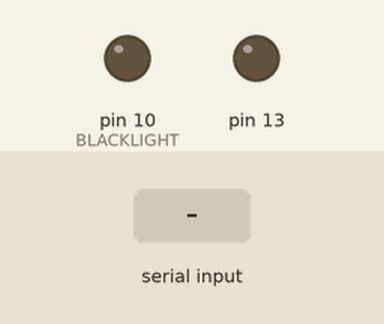
The sketch below on a simulated Arduino Uno, built with avr-gcc and run on an emulated ATmega328P. On the bench: output pins drawn as LEDs (lit = HIGH). The inputs (shaded band) are chosen by the test bench.

Above: at 1.2 s.
1.3 s: "1" received over Serial
At 2.0 s:
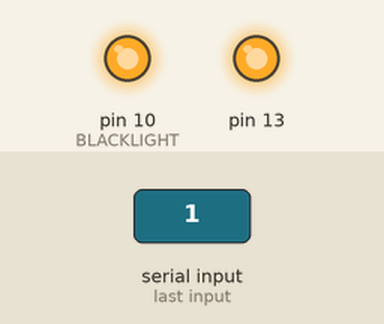
4.4 s: "0" received over Serial
At 5.5 s:
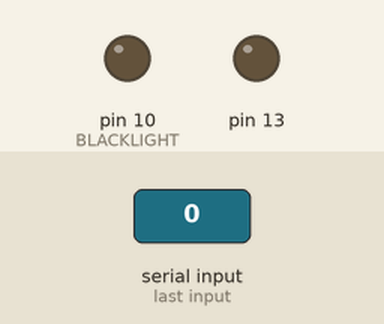
Timing chart, 0 to 7.4 s (numbered marks = the images above; inputs shaded):
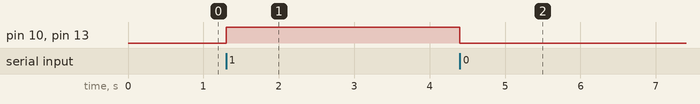

Measured:
- after the input at 1.3 s, pin 10 (BLACKLIGHT), pin 13: LOW → HIGH at once
- after the input at 4.4 s, pin 10 (BLACKLIGHT), pin 13: HIGH → LOW at once

The sketch:

cabinet.ino
```cpp
#include <SoftwareSerial.h>

// Reed switch pin used for sensing front door closure
#define REED_SWITCHES 3

// Predefined by the Evil Mad Scientist Relay Shield's configuration
// Output pin for controlling the back door latch magnets
#define DOOR_MAGNETS 4


// Output pin for activating the blacklight
#define BLACKLIGHT 10

// blacklight status, allows for easy toggling
// This is only being used for RFID testing, so the wand can toggle the blacklight on and off
boolean blacklight_status = false;


/****************************************************/
/*                  XBee Variables                  */
/****************************************************/
// RX and TX pins for the XBee.  The XBee is plugged directly into the Arduino's RX and TX lines
// The defined constants are never used, but are placed here as a reminder of which pins are used
#define XBEE_RX 1
#define XBEE_TX 0

int Xbee_data;

/****************************************************/
/*                  RFID Variables                  */
/****************************************************/
// Input pins from the three RFID readers
#define RFID_PIN_1 5
#define RFID_PIN_2 6
#define RFID_PIN_3 7

SoftwareSerial RFID(RFID_PIN_1, 9); // RX and TX

int RFID_data = 0;  // data from the RFID reader is
int ok = -1;  // a status indicator for tag reads
int newtag[14] = {0,0,0,0,0,0,0,0,0,0,0,0,0,0}; // used for read comparisons

/****************************************************/
/*                 Known RFID Tags                  */
/****************************************************/
int tag1[14] = {2,52,48,48,48,56,54,66,49,52,70,51,56,3};  // I think this sample came with the RFID code I copied
int tag2[14] = {2,55,53,48,48,55,51,54,54,51,57,53,57,13};  // I think this is our actual tag


void setup() {
  pinMode( BLACKLIGHT, OUTPUT );
  pinMode(13, OUTPUT);

  // XBee did not work if I begin its serial stream before RFID.  Have not tested RFID yet.
  // I tested the RFID and it didn't work unless I commented out the XBee code.  It seems that
  // whichever one comes last will work.  Does software serial only support one port?
  // Turns out this is a limitation of the Software Serial library.  Supposedly it can only
  // read from one port at a time.  I would think this means I could cycle through them.  I tried
  // this by begining the streams in the loop every time, but that doesn't seem to work, as it causes
  //

  Serial.begin(9600);
  RFID.begin(9600);
}

void loop() {

  if (Serial.available()) {
    Xbee_data = Serial.read();

    if ( Xbee_data == '1' ) {
      digitalWrite( BLACKLIGHT, HIGH );
      blacklight_status = true;
      digitalWrite(13, HIGH);
    }
    else if ( Xbee_data == '0' ) {
      digitalWrite( BLACKLIGHT, LOW );
      blacklight_status = false;
      digitalWrite(13, LOW);
    }
  }

  readTags();
}


void readTags()
{
  ok = -1;

  if (RFID.available() > 0)
  {
    // read tag numbers
    delay(100); // needed to allow time for the data to come in from the serial buffer.
    for (int z = 0 ; z < 14 ; z++) // read the rest of the tag
    {
      RFID_data = RFID.read();
      newtag[z] = RFID_data;
    }
    RFID.flush(); // stops multiple reads
    // do the tags match up?
    checkmytags();
  }
  // now do something based on tag type
  if (ok > 0) // if we had a match
  {
    Serial.println("Accepted");
    toggleBlacklight();
    delay(1000);
    ok = -1;
  }
  else if (ok == 0) // if we didn't have a match
  {
    Serial.print("Rejected:");
    // I (Phil) added this to print out the tag ID if there is no match
    for(int x=0; x<14; x++)
      Serial.print(" " + String(newtag[x]));
    ok = -1;
  }
}

boolean comparetag(int tag1[14], int tag2[14])
{
  boolean matched = true;

  for (int index = 0 ; index < 14 ; index++)
  {
    if (tag1[index] != tag2[index])
      matched = false;
  }

  return matched;
}

void checkmytags() // compares each tag against the tag just read
{
  ok = 0; // this variable helps decision-making,
  // if it is 1 we have a match, zero is a read but no match,
  // -1 is no read attempt made
  if (comparetag(newtag, tag1) == true)
  {
    ok++;
  }
  if (comparetag(newtag, tag2) == true)
  {
    ok++;
  }
}

void toggleBlacklight() {
  blacklight_status = !blacklight_status;

  if( blacklight_status )
    digitalWrite( BLACKLIGHT, HIGH );
  else
    digitalWrite( BLACKLIGHT, LOW );

}
```
